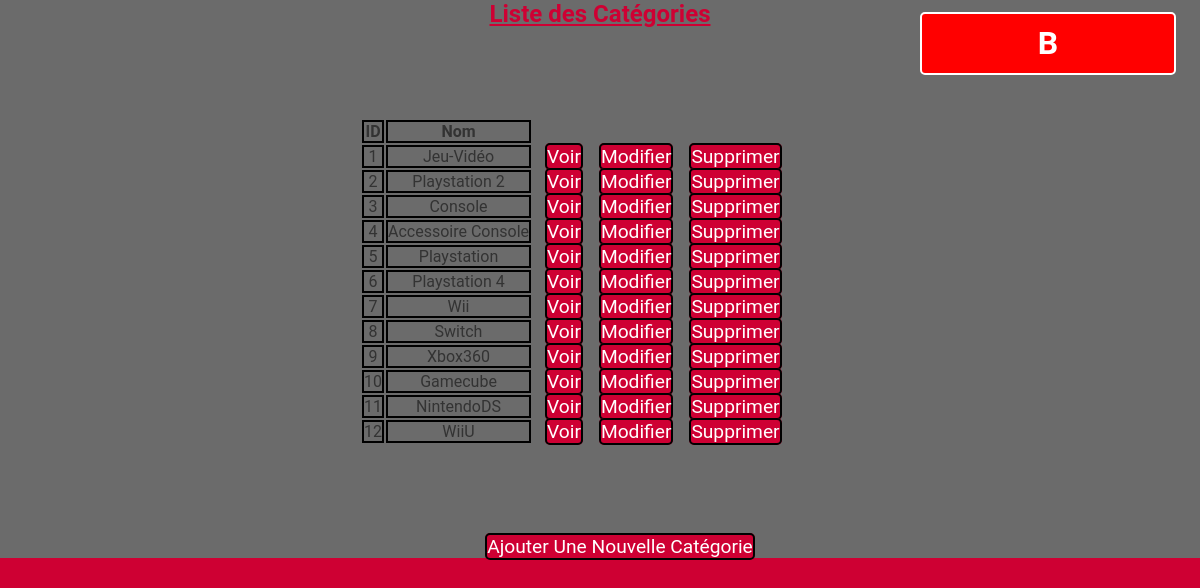
The page /categories-back.php on the database its author committed.
### tables this page shows
CREATE TABLE categories
(
	categoryNumber INT PRIMARY KEY NOT NULL AUTO_INCREMENT,
    categoryName TINYTEXT
);

### PHP/indexcategory.php (the view, shortened to what this page needs)
<?php
require_once('connectcategory.php');
$sql = 'SELECT * FROM `categories`';
$query = $db->prepare($sql);
$query->execute();
$result = $query->fetchAll(PDO::FETCH_ASSOC);
?>
<!DOCTYPE html>
<html lang="en">
<head>
    <link rel="stylesheet" href="CSS/stylecategorie.css">
</head>
<body>
    <main class="contain">
        <div class="csd">
            <section class="sectionphp">
                <table class="table">
                    <h1>Liste des Catégories</h1>
                    <thead>
                        <th>ID</th>
                        <th>Nom</th>
                    </thead>
                    <tbody>
                        <?php
                            foreach($result as $categories){
                        ?>
                            <tr >
                                <td id="nomid"><?php echo $categories['categoryNumber'] ?></td>
                                <td id="nomid"><?php echo $categories['categoryName'] ?></td>
                                <td>
                                  <a href="PHP/detailscategory.php?id=<?php echo $categories['categoryNumber']?>">Voir</a>
                                  <a href="PHP/editcategory.php?id=<?php echo $categories['categoryNumber']?>">Modifier</a>
                                  <a href="PHP/deletecategory.php?id=<?php echo $categories['categoryNumber']?>">Supprimer</a>
                                </td>
                            </tr>
                        <?php
                        }
                        ?>
                    </tbody>
                </table>
                <a href="PHP/addcategory.php" class="btn btn-primary">Ajouter une nouvelle catégorie</a>
            </section>
        </div>
    </main>
</body>
</html>

### CSS/style.css (style rules this page uses)
* { margin: 0; padding: 0; }
body { background-color: #ce0033; font-family: "Roboto", sans-serif; color: #333; }

### CSS/stylecategorie.css (style rules this page uses)
body { margin: 0; padding: 0; }
h1 { text-align: center; color: #ce0033; text-shadow: #000000; text-decoration: underline; }
a { border: solid 2px #000000; background-color: #ce0033; border-radius: 5px; color: #ffffff; text-decoration: none; text-transform: capitalize; margin-left: 1vw; width: 19vw; height: 5vh; bottom: 2%; text-align: center; border-radius: 5px; font-size: 1.6vw; }
.sectionphp { background-color: #6b6b6b; text-align: center; }
th { border: solid 2px black; }
#nomid { border: solid 2px black; }
.btn-primary { margin-left: 5vh; margin-bottom: 5vh; }
table { display: block; margin: 7.5vw; align-content: center; margin-left: 30vw; }
.csd { text-align: center; }

### rows shown on the page
categories: categoryNumber "1", categoryName "Jeu-Vidéo"
categories: categoryNumber "2", categoryName "Playstation 2"
categories: categoryNumber "3", categoryName "Console"
categories: categoryNumber "4", categoryName "Accessoire Console"
categories: categoryNumber "5", categoryName "Playstation"
categories: categoryNumber "6", categoryName "Playstation 4"
categories: categoryNumber "7", categoryName "Wii"
categories: categoryNumber "8", categoryName "Switch"
categories: categoryNumber "9", categoryName "Xbox360"
categories: categoryNumber "10", categoryName "Gamecube"
categories: categoryNumber "11", categoryName "NintendoDS"
categories: categoryNumber "12", categoryName "WiiU"
